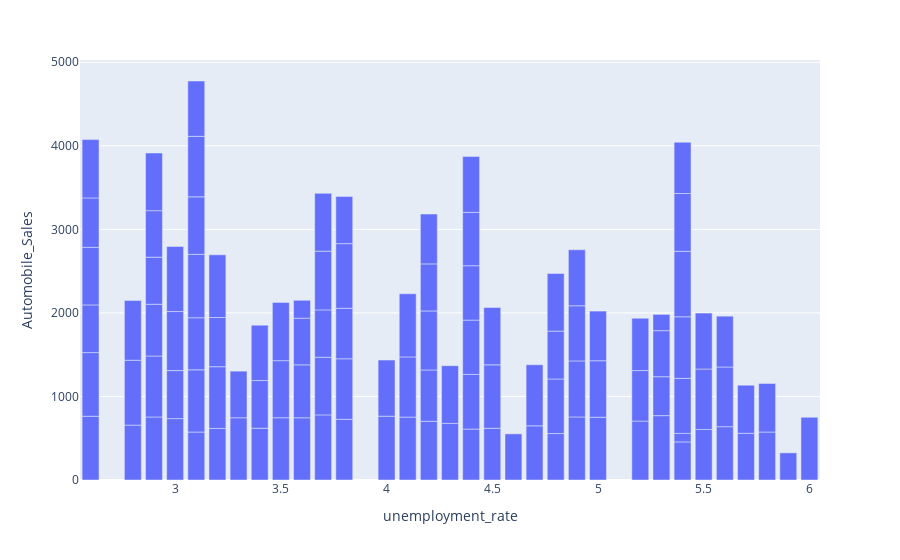

The code cell stored with this chart in its notebook:
### Code cell
# Plot 4 Develop a Bar chart for the effect of unemployment rate on vehicle type and sales
eff = df[df['Recession'] == 1]

fig = px.bar(eff, x='unemployment_rate', y='Automobile_Sales')
# fig = px.bar(eff, x='Vehicle_Type', y='Automobile_Sales', pattern_shape='unemployment_rate')
fig.show()

### Figure 1 — Plotly figure (JSON) as saved in the notebook; plotly's stock layout.template omitted (floating-point values rounded to 4 significant figures)
{"data": [{"alignmentgroup": "True", "hovertemplate": "unemployment_rate=%{x}<br>Automobile_Sales=%{y}<extra></extra>", "legendgroup": "", "marker": {"color": "#636efa", "pattern": {"shape": ""}}, "name": "", "offsetgroup": "", "orientation": "v", "showlegend": false, "textposition": "auto", "type": "bar", "x": [5.4, 4.8, 3.4, 4.2, 5.3, 2.9, 2.9, 3, 5.2, 4.4, 2.6, 3.3, 5.9, 5.8, 4.4, 2.8, 4.1, 4.3, 5.6, 3.7, 3.1, 4.7, 3.3, 2.6, 5.3, 4.2, 5, 3.2, 4, 3.8, 3.2, 4.6, 2.8, 4.1, 5.4, 3.6, 3.2, 4.9, 3, 2.8, 5, 2.6, 5.5, 5.3, 5.4, 2.9, 3.7, 5.5, 4.5, 3.8, 5.7, 2.9, 3.2, 4.2, 2.6, 4.5, 2.6, 3.7, 3.8, 5.4, 2.9, 4.5, 5.4, 6, 4, 4.2, 3.5, 2.9, 5.7, 3.4, 5.3, 3, 3.1, 4.1, 3.5, 4.9, 4.4, 3.1, 4.4, 4.7, 4.3, 3.1, 4.8, 5.4, 3.5, 3.1, 5.6, 5.2, 5.5, 4.8, 4.4, 3.4, 3.7, 3.8, 4.8, 3.1, 4.4, 2.6, 3.8, 5.6, 3.6, 4.9, 3.6, 5.8, 5.4, 3, 5.2, 3.1, 5, 3.7, 3.6, 4.2, 4.9], "xaxis": "x", "y": [456, 555.9, 620, 702.8, 770.4, 754.5, 729.6, 734.9, 705.6, 609.7, 763, 745, 325, 574.3, 654, 657.1, 752.9, 677.6, 638.2, 779.5, 574.2, 648.1, 558, 762, 466, 614.4, 751.4, 617.3, 763.9, 726.7, 738.8, 552.3, 776.2, 720.2, 102, 744.6, 589, 754.8, 574.7, 714.8, 676.1, 570.9, 605.3, 550.9, 659.1, 619.4, 689.8, 723, 619.1, 724.1, 559.4, 564, 750, 706.3, 688.6, 759.5, 591.9, 566.7, 604.8, 736.3, 556.2, 686.1, 783.9, 750.8, 671.6, 563.1, 745, 690, 575.2, 570.2, 195, 706.6, 744.5, 756.3, 683.5, 670.6, 650, 623.1, 651, 731.4, 690.7, 759.5, 653.1, 691.9, 697.6, 688.2, 714.5, 604.3, 669.4, 572.7, 639.1, 663.6, 702.6, 773.3, 690.4, 724.2, 668, 698.3, 564.8, 608.3, 633.8, 660, 558.8, 581.2, 613.6, 778.3, 626.5, 662.2, 594.5, 692.8, 214, 597.1, 670.4], "yaxis": "y"}], "layout": {"barmode": "relative", "legend": {"tracegroupgap": 0}, "margin": {"t": 60}, "xaxis": {"anchor": "y", "domain": [0, 1], "title": {"text": "unemployment_rate"}}, "yaxis": {"anchor": "x", "domain": [0, 1], "title": {"text": "Automobile_Sales"}}}}
